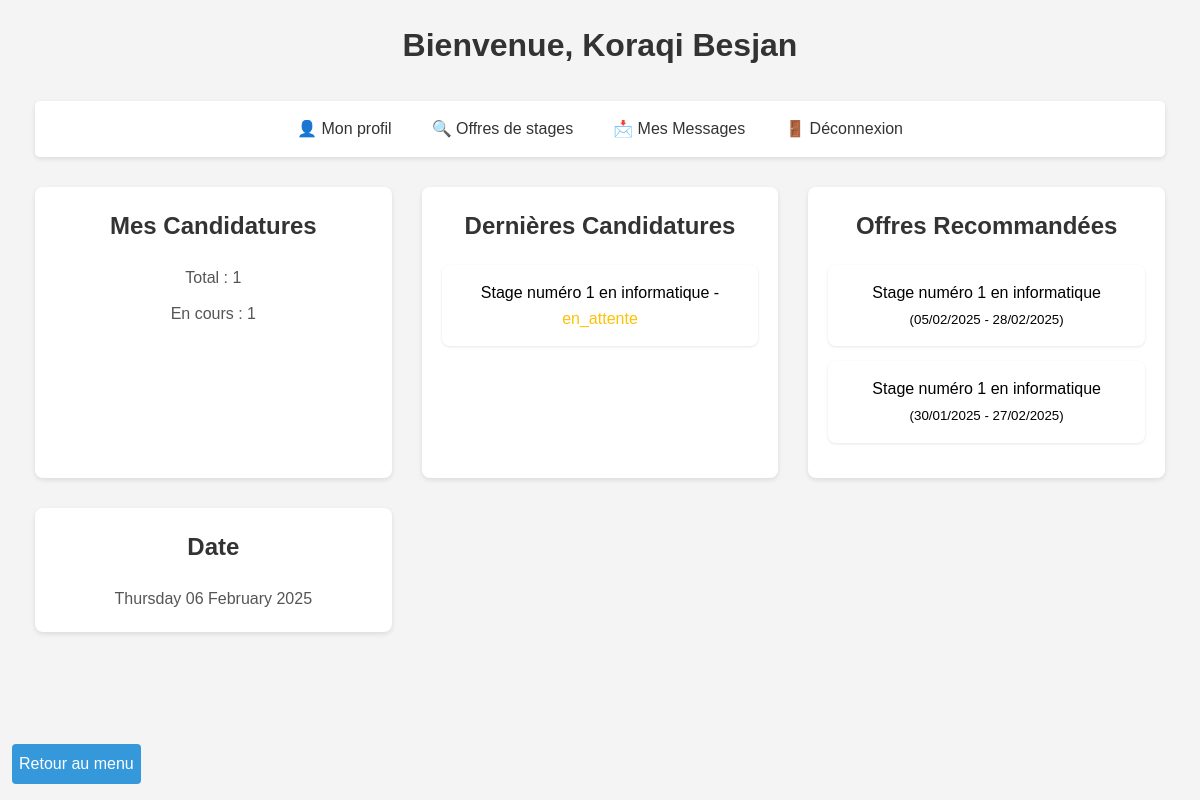
Page /app/views/home.php (signed in) on the earlier database version.
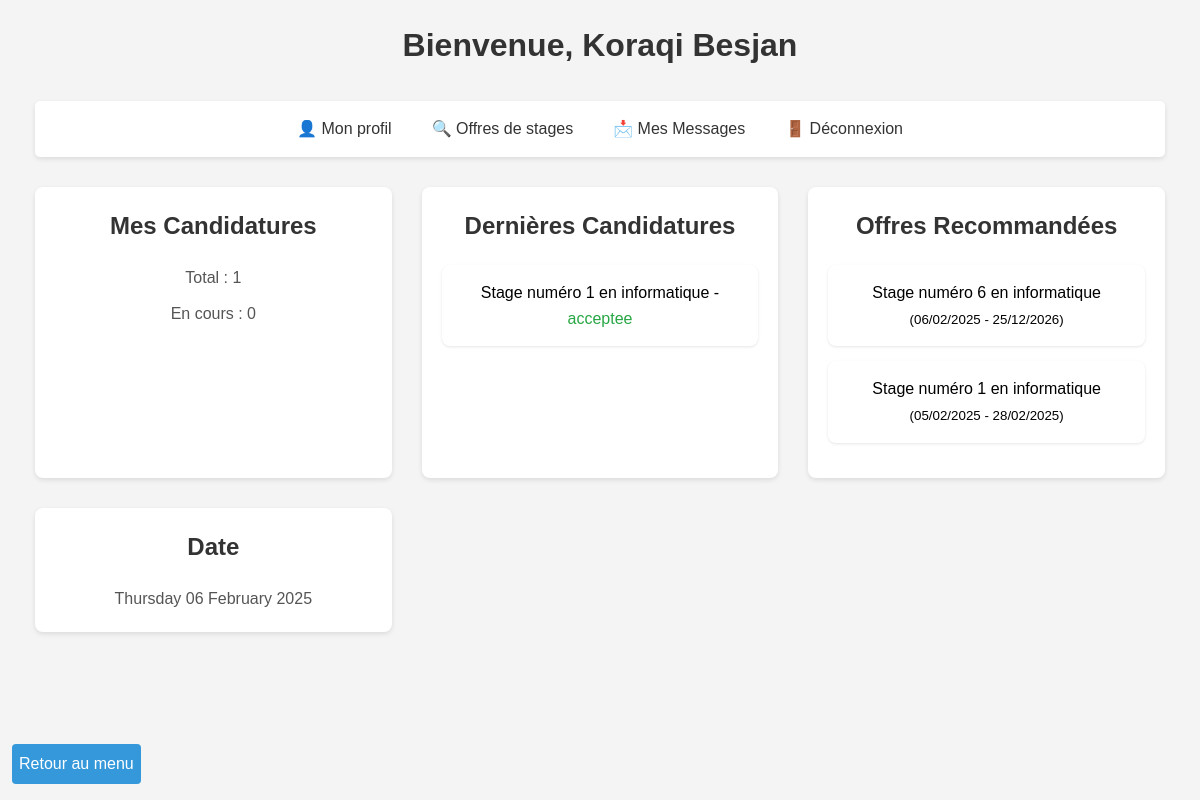
Same page on the later database version.
### tables this page shows
CREATE TABLE `etudiants` (
  `id` int(11) NOT NULL,
  `nom` varchar(50) NOT NULL,
  `prenom` varchar(50) NOT NULL,
  `date_naissance` date DEFAULT NULL,
  `adresse` varchar(255) DEFAULT NULL,
  `ville` varchar(100) DEFAULT NULL,
  `code_postal` varchar(10) DEFAULT NULL,
  `pays` varchar(100) DEFAULT NULL,
  `telephone` varchar(20) DEFAULT NULL,
  `niveau_etude` varchar(50) DEFAULT NULL,
  `filiere` varchar(100) DEFAULT NULL,
  `cv` varchar(255) DEFAULT NULL,
  `username` varchar(100) NOT NULL,
  `email` varchar(255) NOT NULL,
  `password` varchar(255) NOT NULL,
  `role` enum('etudiant','entreprise','admin') NOT NULL DEFAULT 'etudiant',
  `lettre_motivation` text,
  `date_creation` timestamp NOT NULL DEFAULT CURRENT_TIMESTAMP
);

CREATE TABLE `candidatures` (
  `id` int(11) NOT NULL,
  `etudiant_id` int(11) DEFAULT NULL,
  `offre_id` int(11) DEFAULT NULL,
  `statut` enum('en_attente','acceptee','refusee') DEFAULT 'en_attente',
  `date_candidature` datetime DEFAULT CURRENT_TIMESTAMP,
  `cv` varchar(255) NOT NULL,
  `lettre_motivation` varchar(255) NOT NULL
);

CREATE TABLE `offres_stages` (
  `id` int(11) NOT NULL,
  `entreprise_id` int(11) DEFAULT NULL,
  `titre` varchar(100) NOT NULL,
  `description` text,
  `date_debut` date DEFAULT NULL,
  `date_fin` date DEFAULT NULL,
  `lieu` varchar(255) DEFAULT NULL,
  `mode_stage` enum('distanciel','présentiel') NOT NULL,
  `logo` varchar(255) DEFAULT NULL
);

### app/views/home.php (the view, shortened to what this page needs)
<?php
require_once $_SERVER['DOCUMENT_ROOT'] . '/Gestion_Stage/app/config/database.php';
$table = ($_SESSION['role'] == 'etudiant') ? 'etudiants' : 'entreprises';
$stmt = $pdo->prepare("SELECT * FROM $table WHERE id = ?");
$stmt->execute([$_SESSION['user_id']]);
$user = $stmt->fetch(PDO::FETCH_ASSOC);
$welcome_message = 'Utilisateur';
if ($_SESSION['role'] == 'etudiant') {
    $welcome_message = $user['nom'] . ' ' . $user['prenom'];
} elseif ($_SESSION['role'] == 'entreprise') {
    $welcome_message = $user['nom'];
} elseif ($_SESSION['role'] == 'admin') {
    $welcome_message = 'Administrateur';
}
$dashboard_data = [];
if ($_SESSION['role'] == 'etudiant') {
    $stmt_candidatures = $pdo->prepare("
        SELECT c.statut, o.titre, o.date_debut, o.date_fin
        FROM candidatures c
        JOIN offres_stages o ON c.offre_id = o.id
        WHERE c.etudiant_id = ?
        ORDER BY c.date_candidature DESC
        LIMIT 3
    ");
    $stmt_candidatures->execute([$_SESSION['user_id']]);
    $dernieres_candidatures = $stmt_candidatures->fetchAll(PDO::FETCH_ASSOC);
    $stmt_offres = $pdo->prepare("
        SELECT id, titre, description, date_debut, date_fin
        FROM offres_stages
        ORDER BY date_debut DESC
        LIMIT 3
    ");
    $stmt_offres->execute();
    $offres_recommandees = $stmt_offres->fetchAll(PDO::FETCH_ASSOC);
    $dashboard_data = [
        'total_candidatures' => $pdo->query("SELECT COUNT(*) FROM candidatures WHERE etudiant_id = {$_SESSION['user_id']}")->fetchColumn(),
        'candidatures_en_cours' => $pdo->query("SELECT COUNT(*) FROM candidatures WHERE etudiant_id = {$_SESSION['user_id']} AND statut = 'en_attente'")->fetchColumn(),
        'dernieres_candidatures' => $dernieres_candidatures,
        'offres_recommandees' => $offres_recommandees
    ];
}
?>
<!DOCTYPE html>
<html lang="fr">
<head>
    <link rel="stylesheet" href="/Gestion_Stage/public/assets/css/style.css">
</head>
<body>
    <div class="container">
        <h1>Bienvenue, <?= htmlspecialchars($welcome_message) ?></h1>
        <nav>
    <ul>
        <li><a href="profile.php">👤 Mon profil</a></li>
        <?php if ($_SESSION['role'] == 'etudiant'): ?>
            <li><a href="/Gestion_Stage/app/views/panels/student_panel.php">🔍 Offres de stages</a></li>
            <li><a href="/Gestion_Stage/app/message/inbox.php">📩 Mes Messages</a></li>
        <?php elseif ($_SESSION['role'] == 'entreprise'): ?>
            <li><a href="/Gestion_Stage/app/views/internships/post_internship.php">➕ Publier une offre</a></li>
            <li><a href="/Gestion_Stage/app/views/panels/company_panel.php">📋 Gérer candidatures</a></li>
            <li><a href="/Gestion_Stage/app/message/inbox.php">📩 Mes Messages</a></li>
        <?php elseif ($_SESSION['role'] == 'admin'): ?>
            <li><a href="/Gestion_Stage/app/views/panels/admin_panel.php">🛠️ Panel Admin</a></li>
        <?php endif; ?>
        <li><a href="/Gestion_Stage/app/views/auth/logout.php">🚪 Déconnexion</a></li>
    </ul>
</nav>
        <div class="dashboard-grid">
            <?php if ($_SESSION['role'] == 'etudiant'): ?>
                <div class="dashboard-card">
                    <h3>Mes Candidatures</h3>
                    <p>Total : <?= $dashboard_data['total_candidatures'] ?></p>
                    <p>En cours : <?= $dashboard_data['candidatures_en_cours'] ?></p>
                </div>
                <div class="dashboard-card">
                    <h3>Dernières Candidatures</h3>
                    <ul class="dashboard-list">
                        <?php foreach($dashboard_data['dernieres_candidatures'] as $candidature): ?>
                            <li>
                                <?= htmlspecialchars($candidature['titre']) ?> -
                                <span class="<?= $candidature['statut'] == 'en_attente' ? 'text-warning' : 'text-success' ?>">
                                    <?= $candidature['statut'] ?>
                                </span>
                            </li>
                        <?php endforeach; ?>
                    </ul>
                </div>
                <div class="dashboard-card">
                    <h3>Offres Recommandées</h3>
                    <ul class="dashboard-list">
                        <?php foreach($dashboard_data['offres_recommandees'] as $offre): ?>
                            <li>
                                <?= htmlspecialchars($offre['titre']) ?>
                                <small>(<?= date('d/m/Y', strtotime($offre['date_debut'])) ?> - <?= date('d/m/Y', strtotime($offre['date_fin'])) ?>)</small>
                            </li>
                        <?php endforeach; ?>
                    </ul>
                </div>
            <?php endif; ?>
            <div class="dashboard-card">
                <h3>Date</h3>
                <p><?= strftime('%A %d %B %Y') ?></p>
            </div>
        </div>
        <p><a class="index-button" href="/Gestion_Stage/index.php">Retour au menu</a></p>
    </div>
</body>
</html>

### public/assets/css/style.css (style rules this page uses)
:root { --primary-color: #2c3e50; --secondary-color: #3498db; --accent-color: #e74c3c; --secondary-color-hover: #4ea8e4; --accent-color-hover: #f26858; --text-color: #333; --light-gray: #f5f6fa; --border-radius: 8px; }
* { margin: 0; padding: 0; box-sizing: border-box; }
body { font-family: Arial, sans-serif; line-height: 1.6; background-color: #f4f4f4; padding: 20px; }
.container { max-width: 1200px; margin: 0 auto; padding: 0 15px; }
h1 { text-align: center; color: #333; margin-bottom: 30px; font-size: 2rem; }
nav { background: #fff; padding: 15px; border-radius: 5px; margin-bottom: 30px; box-shadow: 0 2px 5px rgba(0,0,0,0.1); }
nav ul { list-style: none; display: flex; justify-content: center; gap: 20px; }
nav a { color: #333; text-decoration: none; padding: 5px 10px; border-radius: 3px; }
a { color: #3498db; text-decoration: none; }
.index-button { position: fixed; bottom: 2%; left: 1%; background: var(--secondary-color); color: white; transition: background-color 0.2s ease; padding: 7px; border-radius: 4px; }
.dashboard-grid { display: grid; grid-template-columns: repeat(auto-fill, minmax(300px, 1fr)); gap: 30px; }
.dashboard-card { background-color: #fff; border-radius: 8px; box-shadow: 0 2px 5px rgba(0, 0, 0, 0.1); padding: 20px; text-align: center; }
.dashboard-card h3 { font-size: 1.5rem; color: #333; margin-bottom: 20px; }
.dashboard-card p { font-size: 1rem; color: #555; margin-top: 10px; }
.dashboard-list { padding: 0; list-style: none; font-size: 1rem; margin-top: 20px; }
.dashboard-list li { padding: 15px; background-color: #fff; margin-bottom: 15px; border-radius: 8px; box-shadow: 0 1px 3px rgba(0, 0, 0, 0.1); }
.text-success { color: #28a745; }
.text-warning { color: #ffc107; }

Differences in the rows shown:
removed offres_stages: titre "Stage numéro 1 en informatique", date_debut "30/01/2025", date_fin "27/02/2025"
changed candidatures "Stage numéro 1 en informatique": statut "en_attente" → "acceptee"
added offres_stages: titre "Stage numéro 6 en informatique", date_debut "06/02/2025", date_fin "25/12/2026"
Other differences:
$dashboard_data['candidatures_en_cours']: "1" → "0"
